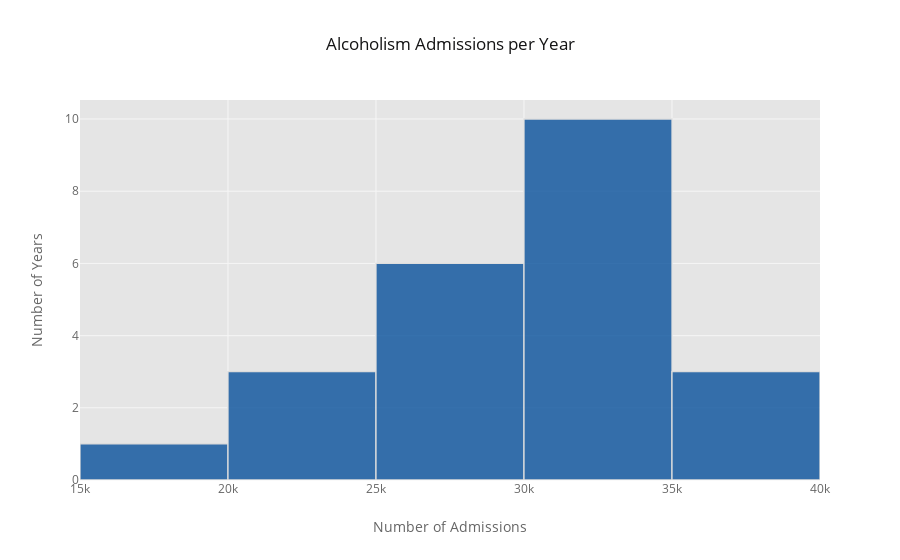

Notebook cell for this chart:
### Code cell
# Make a histogram of main target


fig1 = df_hist.iplot(kind='histogram', color='#08519c', title='Alcoholism Admissions per Year', xTitle='Number of Admissions', yTitle='Number of Years', asFigure=True)
pyo.iplot(fig1)

### Figure 1 — Plotly figure (JSON) as saved in the notebook; plotly's stock layout.template omitted (floating-point values rounded to 4 significant figures)
{"data": [{"histfunc": "count", "histnorm": "", "marker": {"color": "rgba(8, 81, 156, 1.0)", "line": {"color": "#D9D9D9", "width": 1.3}}, "name": "Total_Admits", "opacity": 0.8, "orientation": "v", "type": "histogram", "x": [29526, 31541, 32210, 33411, 34559, 35083, 32965, 30886, 28948, 26727, 22670, 18216, 20421, 20734, 37349, 36572, 32384, 32079, 31201, 29715, 30013, 28841, 27619]}], "layout": {"barmode": "overlay", "legend": {"bgcolor": "#FFFFFF", "font": {"color": "#666666"}}, "paper_bgcolor": "#FFFFFF", "plot_bgcolor": "#E5E5E5", "title": "Alcoholism Admissions per Year", "titlefont": {"color": "#151516"}, "xaxis1": {"gridcolor": "#F6F6F6", "showgrid": true, "tickfont": {"color": "#666666"}, "title": "Number of Admissions", "titlefont": {"color": "#666666"}, "zerolinecolor": "#F6F6F6"}, "yaxis1": {"gridcolor": "#F6F6F6", "showgrid": true, "tickfont": {"color": "#666666"}, "title": "Number of Years", "titlefont": {"color": "#666666"}, "zerolinecolor": "#F6F6F6"}}}
